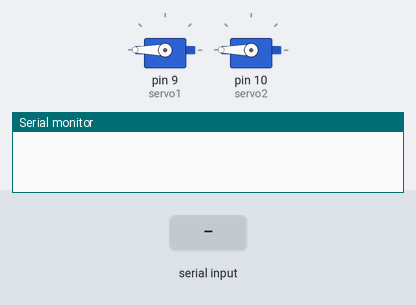
A sketch run on a simulated Arduino Uno, built with avr-gcc and run on an emulated ATmega328P. Parts: 2 × servo, the last lines printed to the serial monitor. The inputs (shaded band) are chosen by the test bench. EEPROM starts erased.

Above: at 1.2 s.
1.3 s: "L50\n" received over Serial
At 3.09 s:
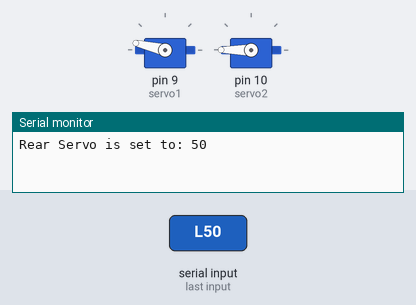
4.3 s: "R50\n" received over Serial
At 4.67 s:
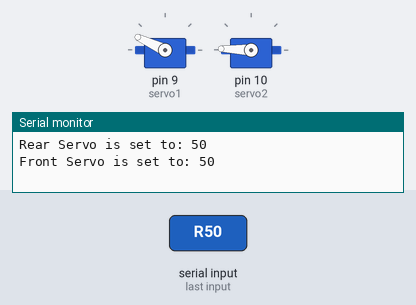
At 6.73 s:
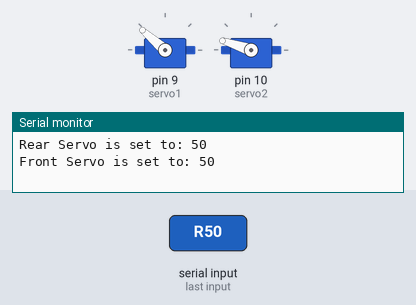
13.3 s: "L90\n" received over Serial
16.3 s: "L,45\n" received over Serial
At 16.67 s:
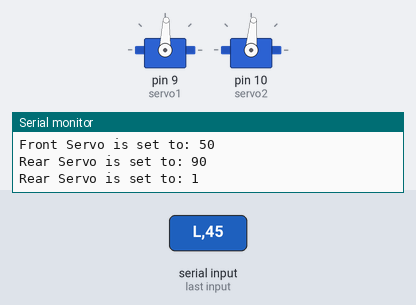
19.3 s: "R90\n" received over Serial
22.3 s: "R,45\n" received over Serial
Timing chart, 0 to 30.1 s (numbered marks = the images above; inputs shaded):
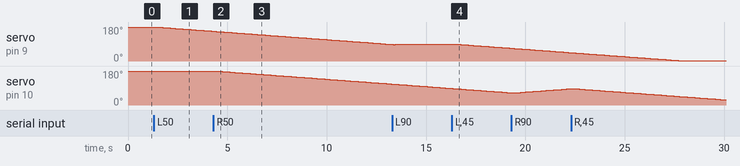

The sketch:

FINAL_autozem.ino
```cpp
// 5-2-2022  added serial print
// 27-01-2022 project 'autozem'
// servos controlled - e.g 'L50' (move left servo 50º) and/or 'R50' (move right servo 50º). Arduino will accept upper and lower case.
// servos move at the same speed. (this can be changed at the bottom of the sketch)
// servos move independent of eachother thanks to varspeedservo.h interrupt method
// servos dont move to default location after board reset thanks to saving last entered serial angle in EEPROM and loading before servo is attached.
// ** Arduino UNO R3 board has auto-reset disabled ** (need to add switch for easier sketch uploading)
// Varspeed library download http://www.glassier.biz/autozem/VarSpeedServo-master.zip
// use with HWiNFO

#include <EEPROM.h>
#include <VarSpeedServo.h>

int eeaddr1 = 0;  //sets EEPROM address to use for storing servo1 last angle
int eeaddr2 = 10; //sets EEPROM address to use for storing servo2 last angle

char buffer[11];
VarSpeedServo servo1; //create a servo object
VarSpeedServo servo2; //create a second servo object

void setup()
{
  servo1.write(EEPROM.read(eeaddr1));  //sets servo1 last angle before attaching so no erratic movement
  servo2.write(EEPROM.read(eeaddr2));  //sets servo2 last angle before attaching so no erratic movement
  servo1.attach(9); //attaches servo1 on pin 9 to the servo1 object
  servo2.attach(10); //attaches servo2 on pin 10 to the servo2 object
  Serial.begin(115200);
  while (Serial.available())
    Serial.read();
}
void loop() {
  if (Serial.available() > 0) { // Check if data has been entered
    int index = 0;
    delay(100); //let the buffer fill up
    int numChar = Serial.available(); // Find the string length
    if (numChar > 10) {
      numChar = 10;
    }
    while (numChar--) {
      //fill the buffer with the string
      buffer[index++] = Serial.read();
    }
    buffer[index] = '\0';
    splitString(buffer); //run splitString function
  }
}
void splitString(char* data) {
  char* parameter;
  parameter = strtok (data, " ,"); //String to token
  while (parameter != NULL) { // If we haven't reached the end of the string...
    setServo(parameter); // ...run the setServo function
    parameter = strtok (NULL, " ,");
  }
  while (Serial.available())
    Serial.read();
}
void setServo(char* data) {
  int SPEED1 = 5; //servo1 speed.  lower is slower
  int SPEED2 = 5; //servo2 speed.  lower is slower

  if ((data[0] == 'L') || (data[0] == 'l')) {
    int firstVal = strtol(data + 1, NULL, 10); // String to long integer
    firstVal = constrain(firstVal, 1, 179); // Constrain values
    servo1.write(firstVal, SPEED1);
    EEPROM.update(0, firstVal); //save last entered serial angle for servo1 to EEPROM
    Serial.print("Rear Servo is set to: ");
    Serial.println(firstVal);
  }
  if ((data[0] == 'R') || (data[0] == 'r')) {
    int secondVal = strtol(data + 1, NULL, 10); // String to long integer
    secondVal = constrain(secondVal, 1, 179); // Constrain the values
    servo2.write(secondVal, SPEED2);
    EEPROM.update(10, secondVal); //save last entered serial angle for servo2 to EEPROM
    Serial.print("Front Servo is set to: ");
    Serial.println(secondVal);
  }
}
```

Measured:
- after the input at 1.3 s, servo on pin 9 (servo1): moves from 180° to 158° over 2.7 s, starting after 0.18 s
- after the input at 4.3 s, servo on pin 10 (servo2): moves from 180° to 111° over 8.8 s, starting after 0.18 s
- after the input at 16.3 s, servo on pin 9 (servo1): moves from 90° to 68° over 2.7 s, starting after 0.18 s
